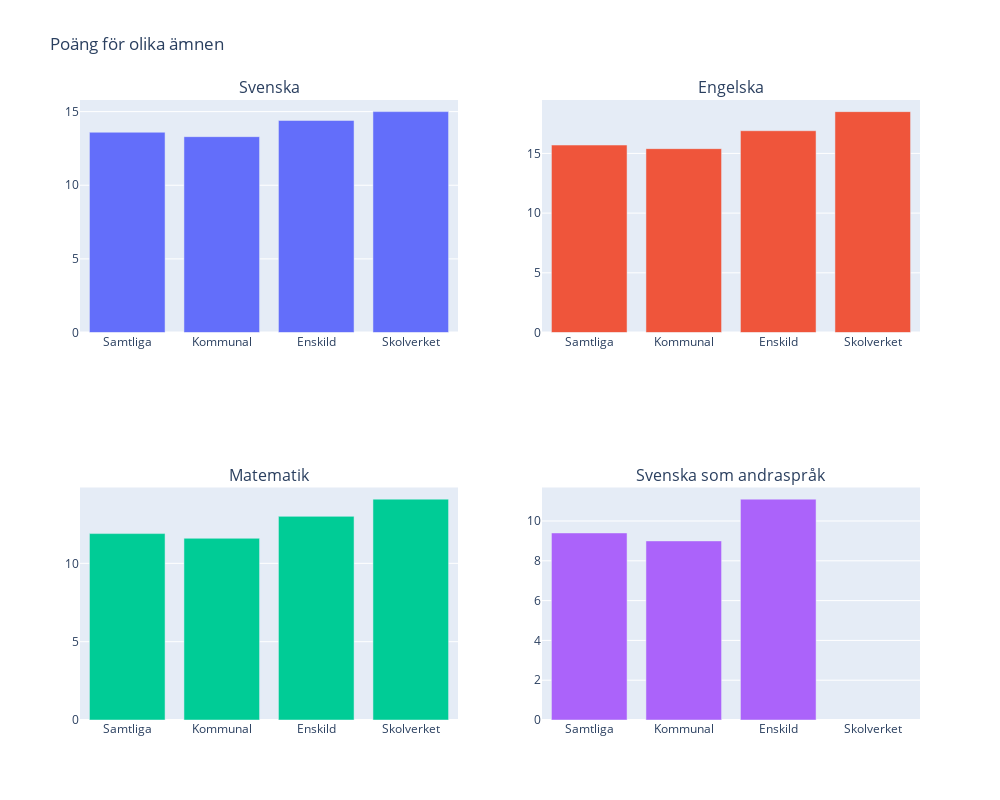

Notebook cell for this chart:
### Code cell
#a)
import plotly.graph_objects as go
from plotly.subplots import make_subplots

fig = make_subplots(rows=2, cols=2, 
                    subplot_titles=("Svenska", "Engelska", "Matematik", "Svenska som andraspråk"))


fig.add_trace(go.Bar(x=df_Svenska["Huvudman"], y=df_Svenska["Totalt(poäng)"], name="Svenska"),
              row=1, col=1)

fig.add_trace(go.Bar(x=df_Engelska["Huvudman"], y=df_Engelska["Totalt(poäng)"], name="Engelska"),
              row=1, col=2)

fig.add_trace(go.Bar(x=df_Matematik["Huvudman"], y=df_Matematik["Totalt(poäng)"], name="Matematik"),
              row=2, col=1)

fig.add_trace(go.Bar(x=df_Svenska_som_andraspråk["Huvudman"], y=df_Svenska_som_andraspråk["Totalt(poäng)"], name="Svenska som andraspråk"),
              row=2, col=2)

fig.update_layout(title_text="Poäng för olika ämnen",
                  showlegend=False, height=800, width=1000)

fig.show()

### Figure 1 — Plotly figure (JSON) as saved in the notebook; plotly's stock layout.template omitted (floating-point values rounded to 4 significant figures)
{"data": [{"name": "Svenska", "type": "bar", "x": ["Samtliga", "Kommunal", "Enskild", "Skolverket"], "xaxis": "x", "y": [13.6, 13.3, 14.4, 15.0], "yaxis": "y"}, {"name": "Engelska", "type": "bar", "x": ["Samtliga", "Kommunal", "Enskild", "Skolverket"], "xaxis": "x2", "y": [15.7, 15.4, 16.9, 18.5], "yaxis": "y2"}, {"name": "Matematik", "type": "bar", "x": ["Samtliga", "Kommunal", "Enskild", "Skolverket"], "xaxis": "x3", "y": [11.9, 11.6, 13.0, 14.1], "yaxis": "y3"}, {"name": "Svenska som andraspråk", "type": "bar", "x": ["Samtliga", "Kommunal", "Enskild", "Skolverket"], "xaxis": "x4", "y": [9.4, 9, 11.1, ".."], "yaxis": "y4"}], "layout": {"annotations": [{"font": {"size": 16}, "showarrow": false, "text": "Svenska", "x": 0.225, "xanchor": "center", "xref": "paper", "y": 1, "yanchor": "bottom", "yref": "paper"}, {"font": {"size": 16}, "showarrow": false, "text": "Engelska", "x": 0.775, "xanchor": "center", "xref": "paper", "y": 1, "yanchor": "bottom", "yref": "paper"}, {"font": {"size": 16}, "showarrow": false, "text": "Matematik", "x": 0.225, "xanchor": "center", "xref": "paper", "y": 0.375, "yanchor": "bottom", "yref": "paper"}, {"font": {"size": 16}, "showarrow": false, "text": "Svenska som andraspråk", "x": 0.775, "xanchor": "center", "xref": "paper", "y": 0.375, "yanchor": "bottom", "yref": "paper"}], "height": 800, "showlegend": false, "title": {"text": "Poäng för olika ämnen"}, "width": 1000, "xaxis": {"anchor": "y", "domain": [0, 0.45]}, "xaxis2": {"anchor": "y2", "domain": [0.55, 1]}, "xaxis3": {"anchor": "y3", "domain": [0, 0.45]}, "xaxis4": {"anchor": "y4", "domain": [0.55, 1]}, "yaxis": {"anchor": "x", "domain": [0.625, 1]}, "yaxis2": {"anchor": "x2", "domain": [0.625, 1]}, "yaxis3": {"anchor": "x3", "domain": [0, 0.375]}, "yaxis4": {"anchor": "x4", "domain": [0, 0.375]}}}
